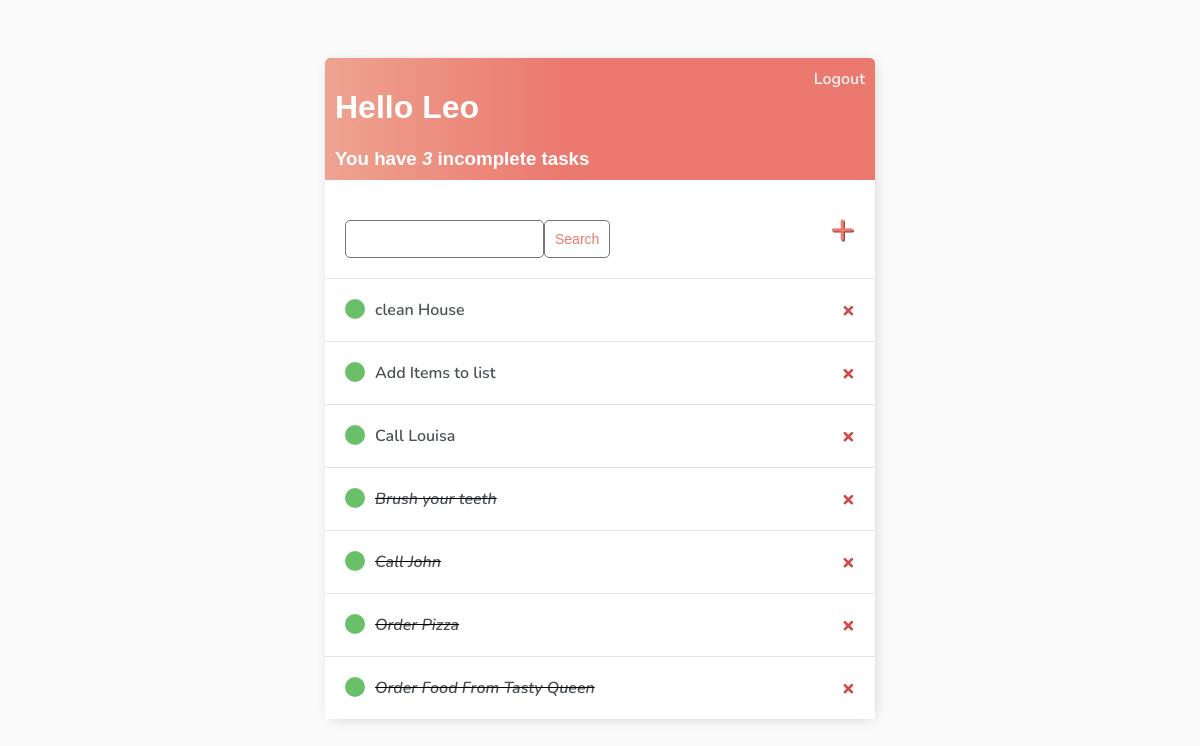
The app's page / (signed in), older data.
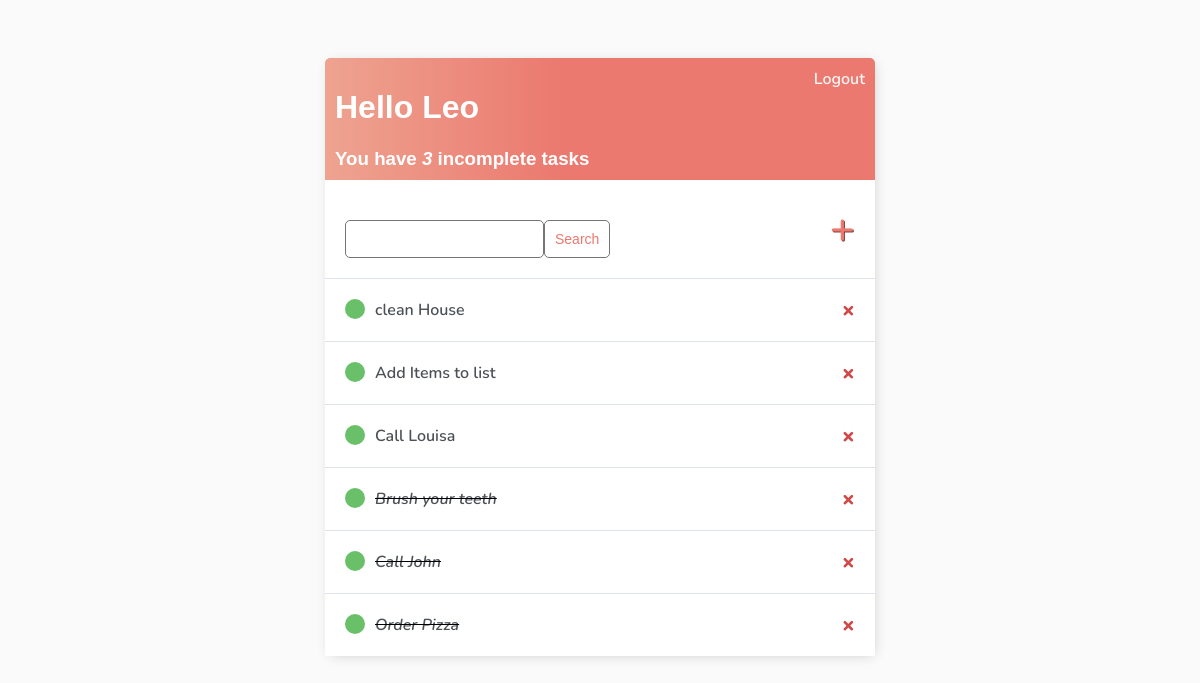
The same page, newer data.
### base/models.py (models this page shows)
class Task(models.Model):
    user = models.ForeignKey(User, on_delete=models.CASCADE, null=True, blank=True)
    title = models.CharField(max_length=200)
    description = models.TextField(null=True, blank=True)
    complete = models.BooleanField(default=False)
    created = models.DateTimeField(auto_now_add=True)
    def __str__(self) -> str:
        return self.title
    class Meta:
        ordering = ['complete']

### base/views.py (the view)
# urls.py: path('', TaskList.as_view(), name='tasks'),
class TaskList(LoginRequiredMixin, ListView):
    model = Task
    context_object_name = 'tasks'
    def get_context_data(self, **kwargs):
        context =  super().get_context_data(**kwargs)
        context['tasks'] = context['tasks'].filter(user=self.request.user)
        context['count'] = context['tasks'].filter(complete=False).count()
        search_input = self.request.GET.get('search-area') or ""
        if search_input:
            context['tasks'] = context['tasks'].filter(title__startswith=search_input)
        context['search_input'] = search_input
        return context

### base/templates/base/task_list.html
{% extends 'base/main.html' %}
{% block content %}
<div class="header-bar">
    <div>
        <h1> Hello {{request.user | title}}</h1>
        <h3 style="margin:0"> You have <i>{{count}}</i> incomplete task{{ count|pluralize:"s" }}</h3>
    </div>
    {% if request.user.is_authenticated %}
    <a href="{% url 'logout' %}"> Logout </a>
    {% else %}
    <a href="{% url 'login' %}"> Login </a>
    {% endif %}
</div>
<div id="search-add-wrapper">
    <form method="GET" style="margin-top: 20px;display: flex;">
        <input type='text' name="search-area" value={{search_input}}>
        <input class="button" type="submit" value="Search">
    </form>
    <a id="add-link" href="{% url 'task-create' %}">&#x2b;</a>
</div>
<div class="task-items-wrapper">
    {% for task in tasks %}
        <div class="task-wrapper">
            {% if task.complete %}
            <div class="task-title">
                <div class="task-complete-icon"></div>
                <i><s><a href="{% url 'task-update' task.id %}"> {{task}}</a></s></i>
            </div>
            {% else %}
            <div class="task-title">
                <div class="task-complete-icon"></div>
                <a href="{% url 'task-update' task.id %}"> {{task}}</a>
            </div>
            {% endif %}
            <a class="delete-link" href="{% url 'task-delete' task.id %}">&#215;</a>
        </div>
    {% empty %}
    <h3>No items in list</h3>
    {% endfor %}
</div>
{% endblock content %}

Row changes from the older to the newer data that the page shows:
removed Task: title "Order Food From Tasty Queen"
